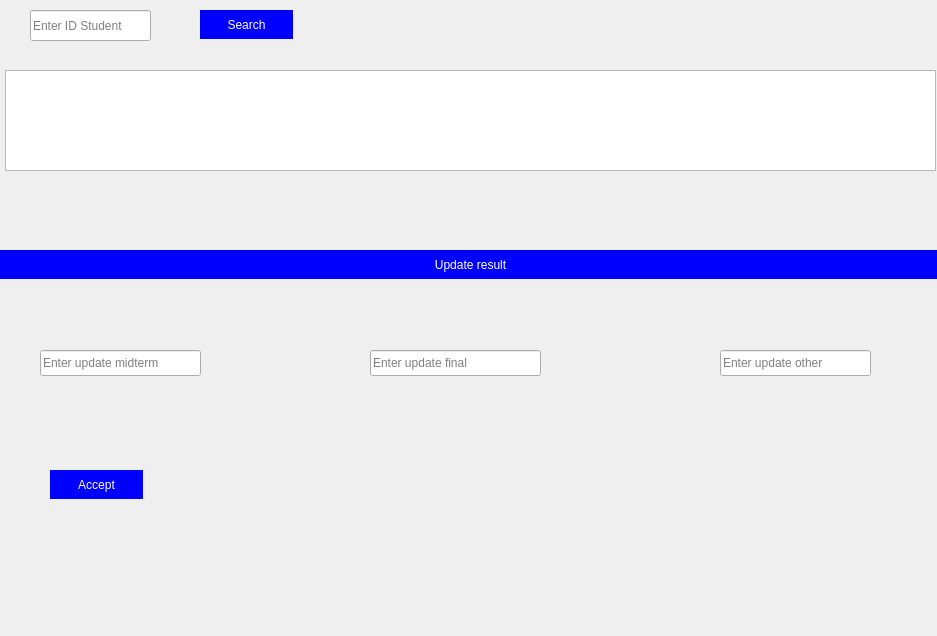
<?xml version="1.0" encoding="UTF-8"?>
<ui version="4.0">
 <class>updateStudentResult</class>
 <widget class="QDialog" name="updateStudentResult">
  <property name="geometry">
   <rect>
    <x>0</x>
    <y>0</y>
    <width>937</width>
    <height>636</height>
   </rect>
  </property>
  <property name="windowTitle">
   <string>Dialog</string>
  </property>
  <widget class="QLineEdit" name="lineEdit_idStudent">
   <property name="geometry">
    <rect>
     <x>30</x>
     <y>10</y>
     <width>121</width>
     <height>31</height>
    </rect>
   </property>
   <property name="text">
    <string/>
   </property>
   <property name="placeholderText">
    <string>Enter ID Student</string>
   </property>
  </widget>
  <widget class="QPushButton" name="pushButton_Search">
   <property name="geometry">
    <rect>
     <x>200</x>
     <y>10</y>
     <width>93</width>
     <height>29</height>
    </rect>
   </property>
   <property name="styleSheet">
    <string notr="true">QPushButton
{
    border : none;
   color : white;
   background-color : blue;
	font: 700 14pt &quot;Arial&quot;;
   border-radius : 30px;
}
QPushButton::Hover
{
  background-color : green;
}</string>
   </property>
   <property name="text">
    <string>Search</string>
   </property>
  </widget>
  <widget class="QPushButton" name="pushButton_2">
   <property name="geometry">
    <rect>
     <x>0</x>
     <y>250</y>
     <width>941</width>
     <height>29</height>
    </rect>
   </property>
   <property name="styleSheet">
    <string notr="true">border : none;
   color : white;
   background-color : blue;
	font: 700 14pt &quot;Arial&quot;;
   border-radius : 30px;</string>
   </property>
   <property name="text">
    <string>Update result</string>
   </property>
  </widget>
  <widget class="QLineEdit" name="lineEdit_mid">
   <property name="geometry">
    <rect>
     <x>40</x>
     <y>350</y>
     <width>161</width>
     <height>26</height>
    </rect>
   </property>
   <property name="placeholderText">
    <string>Enter update midterm</string>
   </property>
  </widget>
  <widget class="QLineEdit" name="lineEdit_final">
   <property name="geometry">
    <rect>
     <x>370</x>
     <y>350</y>
     <width>171</width>
     <height>26</height>
    </rect>
   </property>
   <property name="placeholderText">
    <string>Enter update final</string>
   </property>
  </widget>
  <widget class="QLineEdit" name="lineEdit_other">
   <property name="geometry">
    <rect>
     <x>720</x>
     <y>350</y>
     <width>151</width>
     <height>26</height>
    </rect>
   </property>
   <property name="placeholderText">
    <string>Enter update other </string>
   </property>
  </widget>
  <widget class="QPushButton" name="pushButton_Accept">
   <property name="geometry">
    <rect>
     <x>50</x>
     <y>470</y>
     <width>93</width>
     <height>29</height>
    </rect>
   </property>
   <property name="styleSheet">
    <string notr="true">QPushButton
{
    border : none;
   color : white;
   background-color : blue;
	font: 700 14pt &quot;Arial&quot;;
   border-radius : 30px;
}
QPushButton::Hover
{
  background-color : green;
}</string>
   </property>
   <property name="text">
    <string>Accept</string>
   </property>
  </widget>
  <widget class="QTableWidget" name="tableWidget">
   <property name="geometry">
    <rect>
     <x>5</x>
     <y>70</y>
     <width>931</width>
     <height>101</height>
    </rect>
   </property>
  </widget>
 </widget>
 <resources/>
 <connections/>
</ui>
